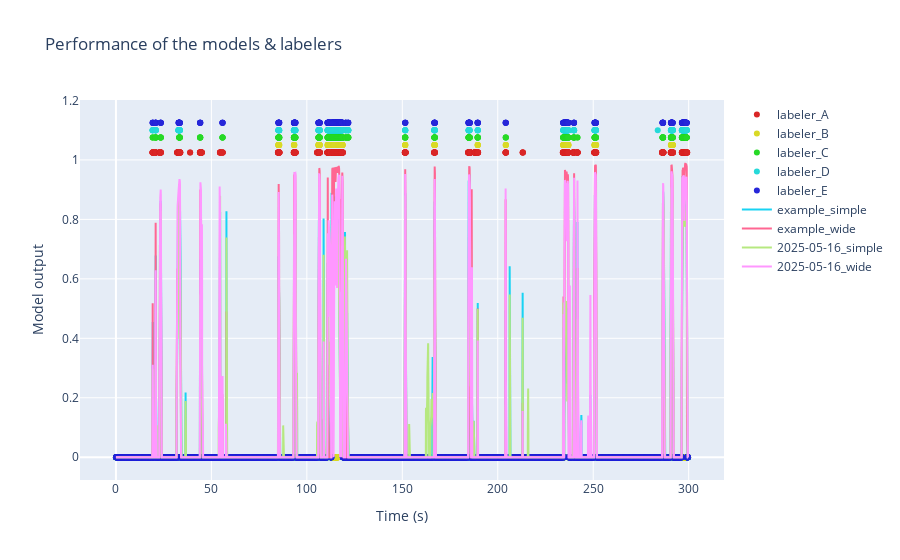

Source (notebook cell):
### Markdown cell above
Also, we can see both the models and the labelers performance on an example video

### Code cell
example_path = os.path.join(base, r'docs\examples\colabeled_video')

labelers_example = {
    "labeler_A": "Example_Marian.csv",
    "labeler_B": "Example_Agus.csv",
    "labeler_C": "Example_Santi.csv",
    "labeler_D": "Example_Guille.csv",
    "labeler_E": "Example_Myself.csv"
}

rst.plot_performance_on_video(example_path, model_paths, labelers_example, fps = 25, 
                              bodyparts = ['nose', 'left_ear', 'right_ear', 'head', 'neck', 'body'], 
                              targets = ['obj_1', 'obj_2'], plot_tgt = "obj_2")

### Figure 1 — Plotly figure (JSON) as saved in the notebook; plotly's stock layout.template omitted (floating-point values rounded to 4 significant figures; data arrays with more than 128 entries replaced by an {"elided": "..."} marker saying what was removed)
{"data": [{"marker": {"color": "hsl(0, 70%, 50%)"}, "mode": "markers", "name": "labeler_A", "type": "scatter", "x": {"elided": "7493 float values"}, "y": {"elided": "7493 float values"}}, {"marker": {"color": "hsl(60, 70%, 50%)"}, "mode": "markers", "name": "labeler_B", "type": "scatter", "x": {"elided": "7493 float values"}, "y": {"elided": "7493 float values"}}, {"marker": {"color": "hsl(120, 70%, 50%)"}, "mode": "markers", "name": "labeler_C", "type": "scatter", "x": {"elided": "7493 float values"}, "y": {"elided": "7493 float values"}}, {"marker": {"color": "hsl(180, 70%, 50%)"}, "mode": "markers", "name": "labeler_D", "type": "scatter", "x": {"elided": "7493 float values"}, "y": {"elided": "7493 float values"}}, {"marker": {"color": "hsl(240, 70%, 50%)"}, "mode": "markers", "name": "labeler_E", "type": "scatter", "x": {"elided": "7493 float values"}, "y": {"elided": "7493 float values"}}, {"line": {"width": 2}, "mode": "lines", "name": "example_simple", "type": "scatter", "x": {"elided": "7493 float values"}, "y": {"elided": "7493 float values"}}, {"line": {"width": 2}, "mode": "lines", "name": "example_wide", "type": "scatter", "x": {"elided": "7493 float values"}, "y": {"elided": "7493 float values"}}, {"line": {"width": 2}, "mode": "lines", "name": "2025-05-16_simple", "type": "scatter", "x": {"elided": "7493 float values"}, "y": {"elided": "7493 float values"}}, {"line": {"width": 2}, "mode": "lines", "name": "2025-05-16_wide", "type": "scatter", "x": {"elided": "7493 float values"}, "y": {"elided": "7493 float values"}}], "layout": {"showlegend": true, "title": {"text": "Performance of the models & labelers"}, "xaxis": {"title": {"text": "Time (s)"}}, "yaxis": {"title": {"text": "Model output"}}}}
